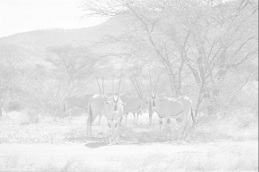
#> input picture equalização de histograma /fazenda.jpg, 259 x 172 px
$ python app.py
#> lines starting #> are read from the running program, lines starting #| are printed output that depends on the picture
from __future__ import print_function
from __future__ import division
import cv2 as cv
import numpy as np
import argparse

def invert(img, name):
    img = abs(255 - img)
    cv.imwrite(name, img)

# carregando imagem
parser = argparse.ArgumentParser(description='Equalização de Histograma')
parser.add_argument('--input', help='Path to input image.', default='fazenda.jpg')
args = parser.parse_args()
src = cv.imread(cv.samples.findFile(args.input))
#> src is the input picture: shape (172, 259, 3); min 135, max 255, mean 224.9
dst= cv.imread(cv.samples.findFile(args.input))
if src is None:
    print('Could not open or find the image:', args.input)
    exit(0)

# escala de cinza da imagem
src = cv.cvtColor(src, cv.COLOR_BGR2GRAY)
#> src: shape (172, 259)

# Equalizando Histograma
img_array = np.asarray(src)
histogram_array = np.bincount(img_array.flatten(), minlength=256)
#> histogram_array = 256 values, max 1381 at index 216, min 0 at index 0, mean 174
num_pixels = np.sum(histogram_array)
#> num_pixels = 44548
histogram_array = histogram_array/num_pixels
#> histogram_array = 256 values, max 0.031 at index 216, min 0 at index 0, mean 0.00391
chistogram_array = np.cumsum(histogram_array)
#> chistogram_array = 256 values from 0 to 1
transform_map = np.floor(255 * chistogram_array).astype(np.uint8)
#> transform_map = 256 values from 0 to 255
img_list = list(img_array.flatten())
#> img_list = 44548 items
eq_img_list = [transform_map[p] for p in img_list]
#> eq_img_list = 44548 items
eq_img_array = np.reshape(np.asarray(eq_img_list), img_array.shape)
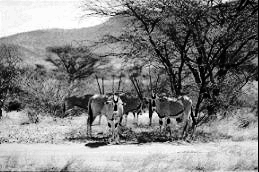
#> eq_img_array: shape (172, 259); min 0, max 255, mean 129.6
src = eq_img_array

# exibe imagem
cv.imshow('Equalized Image', src)
cv.imshow('Source image', dst)
cv.waitKey()
